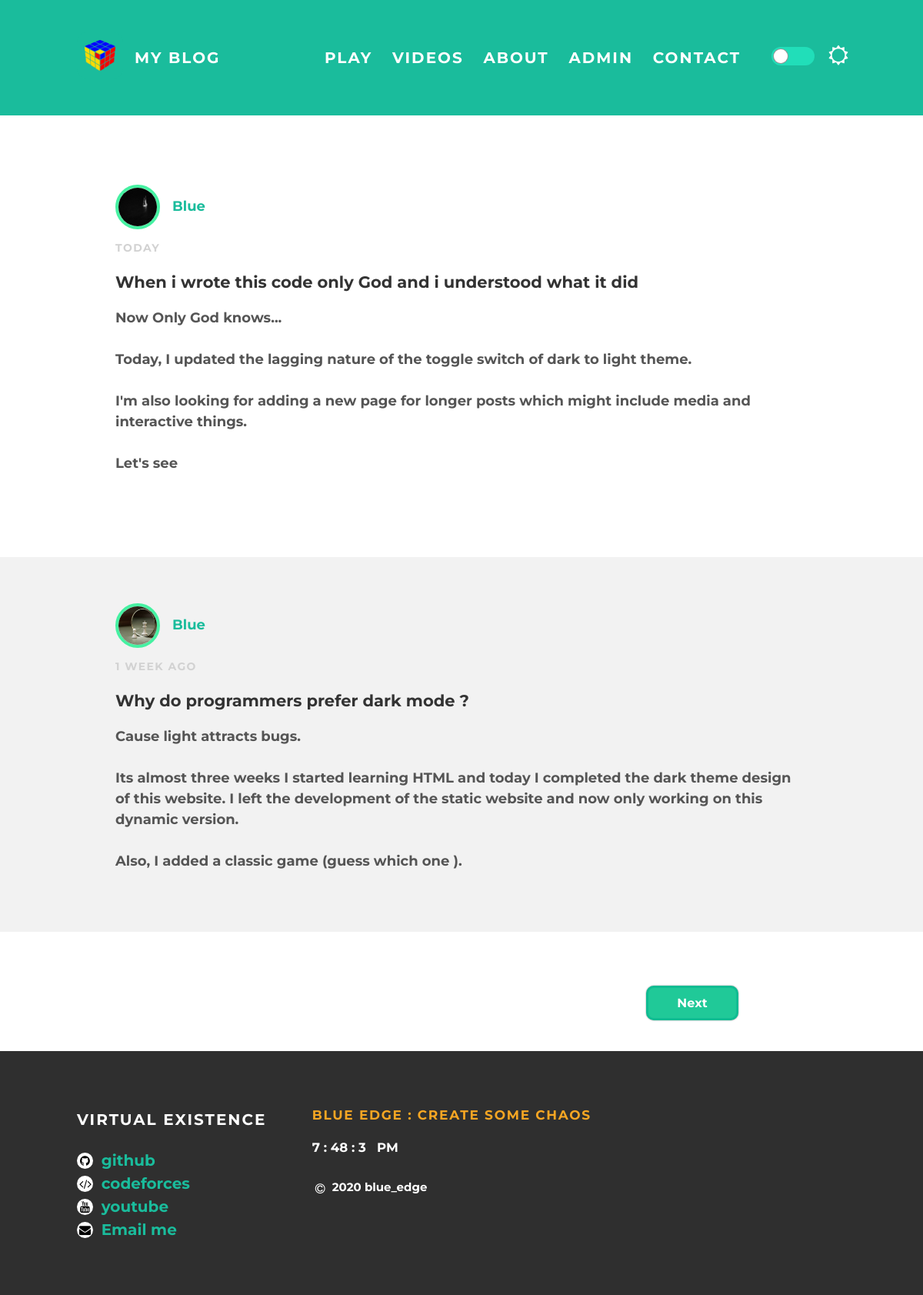
The page / on the database its author committed.
### app.py (models this page shows, shortened)
class Posts(db.Model):
    id = db.Column(db.Integer, unique=True, primary_key=True)
    title = db.Column(db.String(200), nullable = False)
    content = db.Column(db.String(600), nullable = False)
    date = db.Column(db.DateTime, default=datetime.now)
    author = db.Column(db.String(200), default=para['user'])
    image = db.Column(db.String(30), default=giveme())

### app.py (the view)
@app.route('/')
def index():
    posts = Posts.query.order_by(Posts.date.desc()).all()
    tp = para['nofpost']
    last=len(posts)//tp + (len(posts)%tp!=0)
    if last==1:
        return render_template('index.html', posts=posts, prev="#", next="#")
    page = request.args.get('page')
    try:
        page = int(page)
    except:
        page = 0
    posts = posts[page*tp:min((page+1)*tp,len(posts))]
    prev = "?page="+str(page-1) if page>0 else "#"
    next = "?page="+str(page+1) if page<last-1 else "#"
    return render_template('index.html',posts=posts,prev=prev,next=next)

### templates/index.html (shortened to what this page needs)
{%extends "base.html" %}
{%block body%}
    <div id="content">
      {% for post in posts %}
        {% set fname = 'img/post/'+post.image %}
        <div class="post-container">
          <div class="post">
            <div class="post-author">
              <img src="{{ url_for('static',filename=fname)}}"><span>{{post.author}}</span>
            </div>
            <p class="post-date" name="dated" id="{{post.date}}"></p>
            <h3 class="post-title">{{post.title}}</h3>
            <div class="post-content">
              <pre>{{post.content}}</pre>
            </div>
          </div>
        </div>
      {% endfor %}
    </div>
    <div class="buttons">
      <a class="pager" href="{{next}}" name="next" >Next</a>
    </div>
{%endblock%}

### templates/base.html (shortened to what this page needs)
<!DOCTYPE html>
<html lang="en" dir="ltr">
<head>
  <link rel="stylesheet" href="https://cdnjs.cloudflare.com/ajax/libs/font-awesome/4.7.0/css/font-awesome.min.css">
  <link rel="stylesheet" type="text/css" href="{{ url_for('static',filename='css/slider.css')}}">
  <link rel="stylesheet" type="text/css" href="{{ url_for('static',filename='css/styles.css')}}">
</head>
<body  data-theme="light">
  <div id="header">
    <div class="container">
      <a id="header-title" href="/"><img id="logo" src="{{ url_for('static',filename='img/logo.png')}}">My Blog</a>
      <ul id="header-nav" class="menu">
        <li><a href="/play">Play</a></li>
        <li><a href="/video">Videos</a></li>
        <li><a href="/about">About</a></li>
        <li><a href="/admin">Admin</a>
        <li><a href="#footer">Contact</a></li>
        <i class="fa fa-sun-o" id="theme" aria-hidden="true"></i>
        <div class="on-off-toggle">
          <label for="bopis" class="on-off-toggle__slider"></label>
        </div>
      </ul>
    </div>
  </div>
  {%block body%}{%endblock%}
  <div id="footer">
    <div class="container">
      <div class="column">
        <h4>Virtual existence</h4>
        <p>
          <a href="https://github.com/blueedgetechno" target="_blank" class="fa fa-github"></a>
          <a href="https://github.com/blueedgetechno" target="_blank">github</a><br>
          <a href="https://codeforces.com/profile/blue_edge" target="_blank" class="fa fa-code"></a>
          <a href="https://codeforces.com/profile/blue_edge" target="_blank">codeforces</a><br>
          <a href="https://www.youtube.com/channel/UCozhS3MxzCGrPTffh0mqArw" target="_blank" class="fa fa-youtube"></a>
          <a href="https://www.youtube.com/channel/UCozhS3MxzCGrPTffh0mqArw" target="_blank">youtube</a><br>
          <a href="mailto:blueedgetechno@gmail.com" target="_blank" class="fa fa-envelope"></a>
          <a href="mailto:blueedgetechno@gmail.com">Email me</a><br>
        </p>
      </div>
      <div class="column">
        <h4 style="font-size:17px;color:#f6a623;">Blue Edge : Create some chaos</h4>
        <h5 id="time" style="color:white;margin-top:0px"></h5>
        <a href="#" style="float:left" class="fa fa-copyright"></a>
        <a href="#">2020 blue_edge </a>
      </div>
    </div>
  </div>
</body>
</html>

### static/css/slider.css (style rules this page uses)
#theme { background-color: inherit; color: white; padding: 3px; font-size: 26px; width: 15px; text-align: center; text-decoration: none; float: right; margin-top: 56px; margin-left: 15px; vertical-align: top; }
.on-off-toggle { width: 56px; height: 24px; position: relative; display: inline-block; float: right; margin-top: 61px; margin-left: 40px; }
.on-off-toggle__slider { width: 56px; height: 24px; display: block; border-radius: 34px; background-color: #21deb9; transition: 0.4s ease; }
.on-off-toggle__slider:before { content: ''; display: block; background-color: #fff; box-shadow: 0 0 0 1px #949494; bottom: 3px; height: 18px; left: 3px; position: absolute; transition: .4s; width: 18px; z-index: 5; border-radius: 100%; }
.on-off-toggle__slider:after { display: block; line-height: 24px; text-transform: uppercase; font-size: 12px; font-weight: bold; color: #484848; padding-left: 26px; transition: all 0.4s; }

### static/css/styles.css (style rules this page uses)
.fa { background: white; color: black; padding: 3px; font-size: 15px; width: 15px; text-align: center; text-decoration: none; border-radius: 50%; margin-right: 5px; margin-top: 5px; vertical-align: top; }
a[href="#"] { background: #2f2f2f; color: white; font-size: 15px; }
body[data-theme="light"] { background-color: white; color: #555; margin: 0; font-family: 'Montserrat', sans-serif; }
body[data-theme="light"] #header { background-color: #1abc9c; height: 150px; line-height: 150px; }
body[data-theme="light"] #header a { color: white; text-decoration: none; text-transform: uppercase; letter-spacing: 0.1em; }
.container { max-width: 1000px; margin: 0 auto; font-size: 20px; font-weight: bold; }
#header-title { display: block; float: left; }
#header-nav { display: block; float: right; margin-top: 0; }
#header-nav li { display: inline; padding-left: 20px; }
body[data-theme="light"] #logo { width: 40px; height: 40px; padding: 10px; margin-top: 42px; margin-right: 15px; float: left; background-color: #1abc9c; border-radius: 20%; transition: 0.5s; }
.post { max-width: 900px; margin-top: 30px; margin-bottom: 30px; margin-left: auto; margin-right: auto; padding: 60px; border-radius: 15px; transition: 0.5s; }
body[data-theme="light"] pre { font-family: 'Montserrat', sans-serif; white-space: pre-wrap; word-wrap: break-word; line-height: 1.5; margin-block-start: 1em; margin-block-end: 1em; font-size: 18px; font-weight: bold; color: #555; }
body[data-theme="light"] .post-author img { width: 50px; height: 50px; vertical-align: middle; border-radius: 50%; border: 4px solid #46f1a2; }
.post-container { margin: 0 auto; font-size: 18px; font-weight: bold; }
body[data-theme="light"] .post-container:nth-child(even) { background-color: #f2f2f2; }
.post-author span { color: #1abc9c; margin-left: 16px; }
.post-date { color: #D2D2D2; font-size: 14px; font-weight: bold; text-transform: uppercase; letter-spacing: 0.1em; }
body[data-theme="light"] h3 { color: #333; }
body[data-theme="light"] h4 { color: #333; }
p { line-height: 1.5; }
#footer { background-color: #2f2f2f; padding: 50px 0; }
#footer h4 { color: white; text-transform: uppercase; letter-spacing: 0.1em; }
#footer p { color: white; }
.column { min-width: 300px; display: inline-block; vertical-align: top; }
a { color: #1abc9c; text-decoration: none; }
body[data-theme="light"] .pager { width: 10%; color: white; margin: 40px; background-color: #20c998; border: none; font-weight: bold; font-size: 16px; padding: 10px; cursor: pointer; box-sizing: border-box; border: 3px solid #0fbc92; border-radius: 10px; box-shadow: 0px 0px 2px #888888; transition: 0.5s; }
.pager, select { outline: none; }
.buttons { text-align: center; vertical-align: middle; display: flex; align-content: space-between; justify-content: space-around; }

### rows shown on the page
Posts: shows a picture, author "Blue", title "When i wrote this code only God and i understood what it did", content "Now Only God knows... Today, I updated the lagging nature of the toggle switch of dark to light theme. I'm also looking for adding a new page for longer posts which might include media and interactive things. Let's see"
Posts: shows a picture, author "Blue", title "Why do programmers prefer dark mode ?", content "Cause light attracts bugs. Its almost three weeks I started learning HTML and today I completed the dark theme design of this website. I left the development of the static website and now only working on this dynamic version. Also, I added a classic game (guess which one )."
